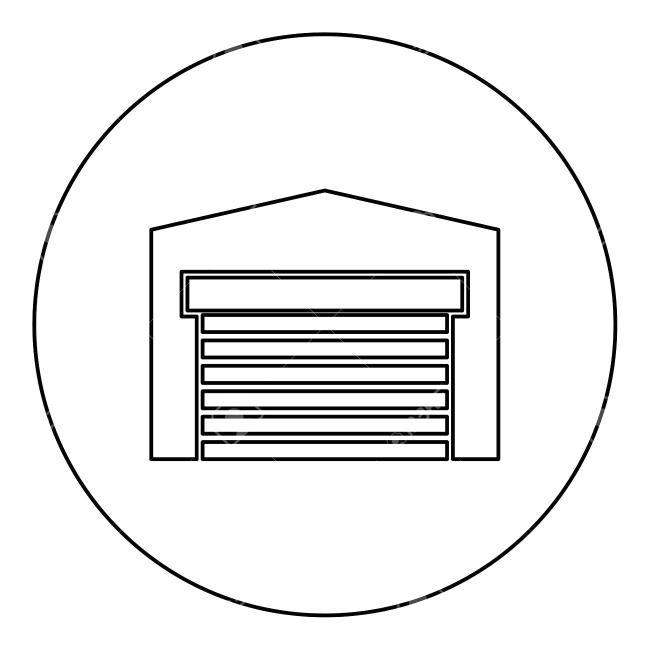
#> input picture M5AtomS3_Fog_Light/Garagen_Door.png, 1300 x 1300 px (shown at 1/2 size)
$ python convert_image.py Garagen_Door.png 100 100 5
#> lines starting #> are read from the running program, lines starting #| are printed output that depends on the picture
#!/usr/bin/env python3
"""
Konvertiert ein Bild in ein 1-Bit Bitmap-Array für Arduino
"""

from PIL import Image, ImageFilter
import sys

def image_to_1bit_array(image_path, output_size=96, threshold=128, dilate=0):
    """
    Konvertiert ein Bild in ein 1-Bit Bitmap-Array

    Args:
        image_path: Pfad zum Eingabebild
        output_size: Zielgröße (quadratisch)
        threshold: Schwellwert für Schwarz/Weiß (0-255)
        dilate: Anzahl der Dilation-Durchläufe (verdickt Linien)
    """
#> called with image_path = 'Garagen_Door.png', output_size = 100, threshold = 100, dilate = 5
    # Bild laden
    img = Image.open(image_path)
#> img is the input picture: PIL image 1300x1300 RGBA; mean R, G, B, A 238.9, 238.9, 238.9, 255

    # In Graustufen konvertieren
    img = img.convert('L')
#> img: PIL image 1300x1300 L

    # Größe anpassen (mit Antialiasing)
    img = img.resize((output_size, output_size), Image.Resampling.LANCZOS)
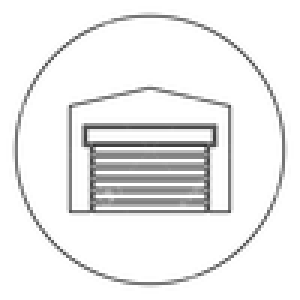
#> img: PIL image 100x100 L (shown 3 times larger); min 50, max 255, mean 237.2

    # Optional: Dilation anwenden um Linien zu verdicken
    for _ in range(dilate):
        img = img.filter(ImageFilter.MaxFilter(3))
#> this loop made 5 passes
#> pass 1, in image_to_1bit_array, `img = img.filter(ImageFilter.MaxFilter(3))`:
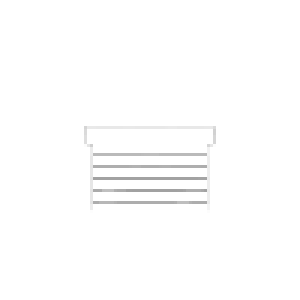
#> img: PIL image 100x100 L (shown 3 times larger); min 161, max 255, mean 253.2

    # Optional: Bild speichern zur Überprüfung
    img.save(image_path.replace('.png', '_resized.png'))

    # In 1-Bit konvertieren (Schwellwert)
    pixels = img.load()
    width, height = img.size
#> width = 100; height = 100

    # Bitmap-Array erstellen
    bitmap = []
    for y in range(height):
        row_bits = 0
        for x in range(width):
            pixel_value = pixels[x, y]
            # Invertieren: Weiß (255) = 0, Schwarz (0) = 1
            # Aber das Symbol ist gelb/orange, also hell
            # Wir wollen das Symbol (helle Pixel) als 1 setzen
            if pixel_value > threshold:
                row_bits |= (1 << x)
        bitmap.append(row_bits)
#> after the loop, bitmap = 100 items, first 6: 1267650600228229401496703205375, 1267650600228229401496703205375, 1267650600228229401496703205375, 1267650600228229401496703205375, 1267650600228229401496703205375, 1267650600228229401496703205375

    # Alternative: Byte-Array für einfachere Verwendung
    # Jedes Byte speichert 8 Pixel
    byte_array = []
    for y in range(height):
        for x in range(0, width, 8):
            byte_val = 0
            for bit in range(8):
                if x + bit < width:
                    pixel_value = pixels[x + bit, y]
                    if pixel_value > threshold:
                        byte_val |= (1 << (7 - bit))
            byte_array.append(byte_val)
#> after the loop, byte_array = 1300 values, max 255 at index 0, min 240 at index 12, mean 253.8

    # C-Array Code generieren
    print(f"// Fog light icon: {width}x{height} pixels, 1-bit bitmap")
#| // Fog light icon: 100x100 pixels, 1-bit bitmap
    print(f"const unsigned char fog_light_icon_{width}x{height}[] = {{")
#| const unsigned char fog_light_icon_100x100[] = {

    bytes_per_row = (width + 7) // 8
#> bytes_per_row = 13
    for y in range(height):
        row_bytes = byte_array[y * bytes_per_row:(y + 1) * bytes_per_row]
        hex_values = ', '.join([f"0x{b:02X}" for b in row_bytes])
        print(f"  {hex_values},  // Row {y}")
#> this loop made 100 passes
#|   0xFF, 0xFF, 0xFF, 0xFF, 0xFF, 0xFF, 0xFF, 0xFF, 0xFF, 0xFF, 0xFF, 0xFF, 0xF0,  // Row 0
#|   0xFF, 0xFF, 0xFF, 0xFF, 0xFF, 0xFF, 0xFF, 0xFF, 0xFF, 0xFF, 0xFF, 0xFF, 0xF0,  // Row 1
#|   0xFF, 0xFF, 0xFF, 0xFF, 0xFF, 0xFF, 0xFF, 0xFF, 0xFF, 0xFF, 0xFF, 0xFF, 0xF0,  // Row 2
#|   0xFF, 0xFF, 0xFF, 0xFF, 0xFF, 0xFF, 0xFF, 0xFF, 0xFF, 0xFF, 0xFF, 0xFF, 0xF0,  // Row 3
#|   0xFF, 0xFF, 0xFF, 0xFF, 0xFF, 0xFF, 0xFF, 0xFF, 0xFF, 0xFF, 0xFF, 0xFF, 0xF0,  // Row 4
#|   0xFF, 0xFF, 0xFF, 0xFF, 0xFF, 0xFF, 0xFF, 0xFF, 0xFF, 0xFF, 0xFF, 0xFF, 0xF0,  // Row 5
#|   0xFF, 0xFF, 0xFF, 0xFF, 0xFF, 0xFF, 0xFF, 0xFF, 0xFF, 0xFF, 0xFF, 0xFF, 0xF0,  // Row 6
#|   0xFF, 0xFF, 0xFF, 0xFF, 0xFF, 0xFF, 0xFF, 0xFF, 0xFF, 0xFF, 0xFF, 0xFF, 0xF0,  // Row 7
#> (further printed lines are left out)

    print("};")
    print(f"\n// Total size: {len(byte_array)} bytes")
    print(f"// Width: {width}, Height: {height}")
    print(f"// Bytes per row: {bytes_per_row}")

if __name__ == "__main__":
    if len(sys.argv) < 2:
        print("Usage: python3 convert_image.py <image_path> [size] [threshold] [dilate]")
        sys.exit(1)

    image_path = sys.argv[1]
    size = int(sys.argv[2]) if len(sys.argv) > 2 else 96
    threshold = int(sys.argv[3]) if len(sys.argv) > 3 else 128
    dilate = int(sys.argv[4]) if len(sys.argv) > 4 else 0

    image_to_1bit_array(image_path, size, threshold, dilate)
